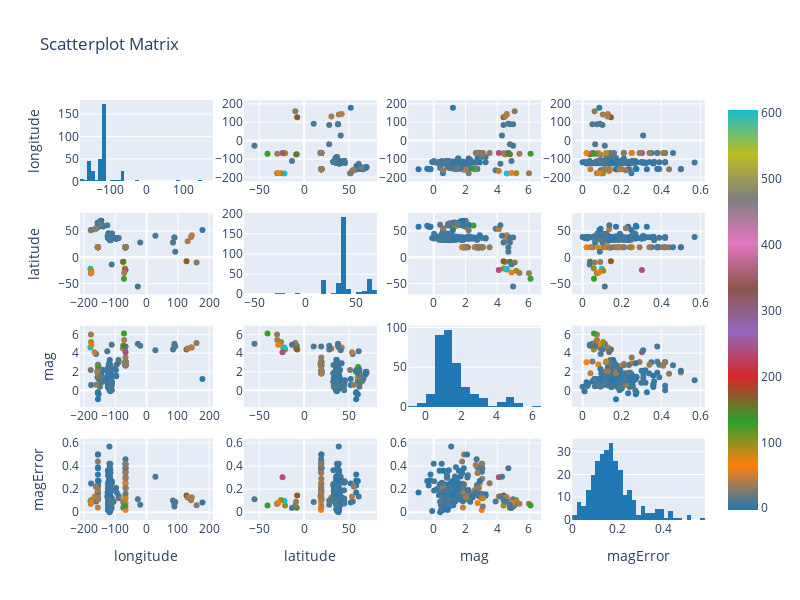

The cell this chart's notebook holds for it:
### Code cell
import plotly.figure_factory as ff
figure = ff.create_scatterplotmatrix(
    eq_data[['depth', 'longitude', 'latitude',      
        'mag','magError']],
    diag='histogram',
    index='depth',width=800, height=600)
figure

### Figure 1 — Plotly figure (JSON) as saved in the notebook; plotly's stock layout.template omitted (floating-point values rounded to 4 significant figures; data arrays with more than 128 entries replaced by an {"elided": "..."} marker saying what was removed)
{"data": [{"marker": {"color": "rgb(31, 119, 180)"}, "showlegend": false, "type": "histogram", "x": {"elided": "348 float values"}, "xaxis": "x", "yaxis": "y"}, {"marker": {"color": {"elided": "348 float values"}, "colorscale": [[0, "rgb(31, 119, 180)"], [0.1111, "rgb(255, 127, 14)"], [0.2222, "rgb(44, 160, 44)"], [0.3333, "rgb(214, 39, 40)"], [0.4444, "rgb(148, 103, 189)"], [0.5556, "rgb(140, 86, 75)"], [0.6667, "rgb(227, 119, 194)"], [0.7778, "rgb(127, 127, 127)"], [0.8889, "rgb(188, 189, 34)"], [1, "rgb(23, 190, 207)"]], "showscale": true, "size": 6}, "mode": "markers", "showlegend": false, "type": "scatter", "x": {"elided": "348 float values"}, "xaxis": "x2", "y": {"elided": "348 float values"}, "yaxis": "y2"}, {"marker": {"color": {"elided": "348 float values"}, "colorscale": [[0, "rgb(31, 119, 180)"], [0.1111, "rgb(255, 127, 14)"], [0.2222, "rgb(44, 160, 44)"], [0.3333, "rgb(214, 39, 40)"], [0.4444, "rgb(148, 103, 189)"], [0.5556, "rgb(140, 86, 75)"], [0.6667, "rgb(227, 119, 194)"], [0.7778, "rgb(127, 127, 127)"], [0.8889, "rgb(188, 189, 34)"], [1, "rgb(23, 190, 207)"]], "showscale": false, "size": 6}, "mode": "markers", "showlegend": false, "type": "scatter", "x": {"elided": "348 float values"}, "xaxis": "x3", "y": {"elided": "348 float values"}, "yaxis": "y3"}, {"marker": {"color": {"elided": "348 float values"}, "colorscale": [[0, "rgb(31, 119, 180)"], [0.1111, "rgb(255, 127, 14)"], [0.2222, "rgb(44, 160, 44)"], [0.3333, "rgb(214, 39, 40)"], [0.4444, "rgb(148, 103, 189)"], [0.5556, "rgb(140, 86, 75)"], [0.6667, "rgb(227, 119, 194)"], [0.7778, "rgb(127, 127, 127)"], [0.8889, "rgb(188, 189, 34)"], [1, "rgb(23, 190, 207)"]], "showscale": false, "size": 6}, "mode": "markers", "showlegend": false, "type": "scatter", "x": {"elided": "348 float values"}, "xaxis": "x4", "y": {"elided": "348 float values"}, "yaxis": "y4"}, {"marker": {"color": {"elided": "348 float values"}, "colorscale": [[0, "rgb(31, 119, 180)"], [0.1111, "rgb(255, 127, 14)"], [0.2222, "rgb(44, 160, 44)"], [0.3333, "rgb(214, 39, 40)"], [0.4444, "rgb(148, 103, 189)"], [0.5556, "rgb(140, 86, 75)"], [0.6667, "rgb(227, 119, 194)"], [0.7778, "rgb(127, 127, 127)"], [0.8889, "rgb(188, 189, 34)"], [1, "rgb(23, 190, 207)"]], "showscale": false, "size": 6}, "mode": "markers", "showlegend": false, "type": "scatter", "x": {"elided": "348 float values"}, "xaxis": "x5", "y": {"elided": "348 float values"}, "yaxis": "y5"}, {"marker": {"color": "rgb(31, 119, 180)"}, "showlegend": false, "type": "histogram", "x": {"elided": "348 float values"}, "xaxis": "x6", "yaxis": "y6"}, {"marker": {"color": {"elided": "348 float values"}, "colorscale": [[0, "rgb(31, 119, 180)"], [0.1111, "rgb(255, 127, 14)"], [0.2222, "rgb(44, 160, 44)"], [0.3333, "rgb(214, 39, 40)"], [0.4444, "rgb(148, 103, 189)"], [0.5556, "rgb(140, 86, 75)"], [0.6667, "rgb(227, 119, 194)"], [0.7778, "rgb(127, 127, 127)"], [0.8889, "rgb(188, 189, 34)"], [1, "rgb(23, 190, 207)"]], "showscale": false, "size": 6}, "mode": "markers", "showlegend": false, "type": "scatter", "x": {"elided": "348 float values"}, "xaxis": "x7", "y": {"elided": "348 float values"}, "yaxis": "y7"}, {"marker": {"color": {"elided": "348 float values"}, "colorscale": [[0, "rgb(31, 119, 180)"], [0.1111, "rgb(255, 127, 14)"], [0.2222, "rgb(44, 160, 44)"], [0.3333, "rgb(214, 39, 40)"], [0.4444, "rgb(148, 103, 189)"], [0.5556, "rgb(140, 86, 75)"], [0.6667, "rgb(227, 119, 194)"], [0.7778, "rgb(127, 127, 127)"], [0.8889, "rgb(188, 189, 34)"], [1, "rgb(23, 190, 207)"]], "showscale": false, "size": 6}, "mode": "markers", "showlegend": false, "type": "scatter", "x": {"elided": "348 float values"}, "xaxis": "x8", "y": {"elided": "348 float values"}, "yaxis": "y8"}, {"marker": {"color": {"elided": "348 float values"}, "colorscale": [[0, "rgb(31, 119, 180)"], [0.1111, "rgb(255, 127, 14)"], [0.2222, "rgb(44, 160, 44)"], [0.3333, "rgb(214, 39, 40)"], [0.4444, "rgb(148, 103, 189)"], [0.5556, "rgb(140, 86, 75)"], [0.6667, "rgb(227, 119, 194)"], [0.7778, "rgb(127, 127, 127)"], [0.8889, "rgb(188, 189, 34)"], [1, "rgb(23, 190, 207)"]], "showscale": false, "size": 6}, "mode": "markers", "showlegend": false, "type": "scatter", "x": {"elided": "348 float values"}, "xaxis": "x9", "y": {"elided": "348 float values"}, "yaxis": "y9"}, {"marker": {"color": {"elided": "348 float values"}, "colorscale": [[0, "rgb(31, 119, 180)"], [0.1111, "rgb(255, 127, 14)"], [0.2222, "rgb(44, 160, 44)"], [0.3333, "rgb(214, 39, 40)"], [0.4444, "rgb(148, 103, 189)"], [0.5556, "rgb(140, 86, 75)"], [0.6667, "rgb(227, 119, 194)"], [0.7778, "rgb(127, 127, 127)"], [0.8889, "rgb(188, 189, 34)"], [1, "rgb(23, 190, 207)"]], "showscale": false, "size": 6}, "mode": "markers", "showlegend": false, "type": "scatter", "x": {"elided": "348 float values"}, "xaxis": "x10", "y": {"elided": "348 float values"}, "yaxis": "y10"}, {"marker": {"color": "rgb(31, 119, 180)"}, "showlegend": false, "type": "histogram", "x": {"elided": "348 float values"}, "xaxis": "x11", "yaxis": "y11"}, {"marker": {"color": {"elided": "348 float values"}, "colorscale": [[0, "rgb(31, 119, 180)"], [0.1111, "rgb(255, 127, 14)"], [0.2222, "rgb(44, 160, 44)"], [0.3333, "rgb(214, 39, 40)"], [0.4444, "rgb(148, 103, 189)"], [0.5556, "rgb(140, 86, 75)"], [0.6667, "rgb(227, 119, 194)"], [0.7778, "rgb(127, 127, 127)"], [0.8889, "rgb(188, 189, 34)"], [1, "rgb(23, 190, 207)"]], "showscale": false, "size": 6}, "mode": "markers", "showlegend": false, "type": "scatter", "x": {"elided": "348 float values"}, "xaxis": "x12", "y": {"elided": "348 float values"}, "yaxis": "y12"}, {"marker": {"color": {"elided": "348 float values"}, "colorscale": [[0, "rgb(31, 119, 180)"], [0.1111, "rgb(255, 127, 14)"], [0.2222, "rgb(44, 160, 44)"], [0.3333, "rgb(214, 39, 40)"], [0.4444, "rgb(148, 103, 189)"], [0.5556, "rgb(140, 86, 75)"], [0.6667, "rgb(227, 119, 194)"], [0.7778, "rgb(127, 127, 127)"], [0.8889, "rgb(188, 189, 34)"], [1, "rgb(23, 190, 207)"]], "showscale": false, "size": 6}, "mode": "markers", "showlegend": false, "type": "scatter", "x": {"elided": "348 float values"}, "xaxis": "x13", "y": {"elided": "348 float values"}, "yaxis": "y13"}, {"marker": {"color": {"elided": "348 float values"}, "colorscale": [[0, "rgb(31, 119, 180)"], [0.1111, "rgb(255, 127, 14)"], [0.2222, "rgb(44, 160, 44)"], [0.3333, "rgb(214, 39, 40)"], [0.4444, "rgb(148, 103, 189)"], [0.5556, "rgb(140, 86, 75)"], [0.6667, "rgb(227, 119, 194)"], [0.7778, "rgb(127, 127, 127)"], [0.8889, "rgb(188, 189, 34)"], [1, "rgb(23, 190, 207)"]], "showscale": false, "size": 6}, "mode": "markers", "showlegend": false, "type": "scatter", "x": {"elided": "348 float values"}, "xaxis": "x14", "y": {"elided": "348 float values"}, "yaxis": "y14"}, {"marker": {"color": {"elided": "348 float values"}, "colorscale": [[0, "rgb(31, 119, 180)"], [0.1111, "rgb(255, 127, 14)"], [0.2222, "rgb(44, 160, 44)"], [0.3333, "rgb(214, 39, 40)"], [0.4444, "rgb(148, 103, 189)"], [0.5556, "rgb(140, 86, 75)"], [0.6667, "rgb(227, 119, 194)"], [0.7778, "rgb(127, 127, 127)"], [0.8889, "rgb(188, 189, 34)"], [1, "rgb(23, 190, 207)"]], "showscale": false, "size": 6}, "mode": "markers", "showlegend": false, "type": "scatter", "x": {"elided": "348 float values"}, "xaxis": "x15", "y": {"elided": "348 float values"}, "yaxis": "y15"}, {"marker": {"color": "rgb(31, 119, 180)"}, "showlegend": false, "type": "histogram", "x": {"elided": "348 float values"}, "xaxis": "x16", "yaxis": "y16"}], "layout": {"barmode": "stack", "height": 600, "showlegend": true, "title": {"text": "Scatterplot Matrix"}, "width": 800, "xaxis": {"anchor": "y", "domain": [0, 0.2125]}, "xaxis10": {"anchor": "y10", "domain": [0.2625, 0.475]}, "xaxis11": {"anchor": "y11", "domain": [0.525, 0.7375]}, "xaxis12": {"anchor": "y12", "domain": [0.7875, 1]}, "xaxis13": {"anchor": "y13", "domain": [0, 0.2125], "title": {"text": "longitude"}}, "xaxis14": {"anchor": "y14", "domain": [0.2625, 0.475], "title": {"text": "latitude"}}, "xaxis15": {"anchor": "y15", "domain": [0.525, 0.7375], "title": {"text": "mag"}}, "xaxis16": {"anchor": "y16", "domain": [0.7875, 1], "title": {"text": "magError"}}, "xaxis2": {"anchor": "y2", "domain": [0.2625, 0.475]}, "xaxis3": {"anchor": "y3", "domain": [0.525, 0.7375]}, "xaxis4": {"anchor": "y4", "domain": [0.7875, 1]}, "xaxis5": {"anchor": "y5", "domain": [0, 0.2125]}, "xaxis6": {"anchor": "y6", "domain": [0.2625, 0.475]}, "xaxis7": {"anchor": "y7", "domain": [0.525, 0.7375]}, "xaxis8": {"anchor": "y8", "domain": [0.7875, 1]}, "xaxis9": {"anchor": "y9", "domain": [0, 0.2125]}, "yaxis": {"anchor": "x", "domain": [0.8063, 1], "title": {"text": "longitude"}}, "yaxis10": {"anchor": "x10", "domain": [0.2687, 0.4625]}, "yaxis11": {"anchor": "x11", "domain": [0.2687, 0.4625]}, "yaxis12": {"anchor": "x12", "domain": [0.2687, 0.4625]}, "yaxis13": {"anchor": "x13", "domain": [0, 0.1938], "title": {"text": "magError"}}, "yaxis14": {"anchor": "x14", "domain": [0, 0.1938]}, "yaxis15": {"anchor": "x15", "domain": [0, 0.1938]}, "yaxis16": {"anchor": "x16", "domain": [0, 0.1938]}, "yaxis2": {"anchor": "x2", "domain": [0.8063, 1]}, "yaxis3": {"anchor": "x3", "domain": [0.8063, 1]}, "yaxis4": {"anchor": "x4", "domain": [0.8063, 1]}, "yaxis5": {"anchor": "x5", "domain": [0.5375, 0.7312], "title": {"text": "latitude"}}, "yaxis6": {"anchor": "x6", "domain": [0.5375, 0.7312]}, "yaxis7": {"anchor": "x7", "domain": [0.5375, 0.7312]}, "yaxis8": {"anchor": "x8", "domain": [0.5375, 0.7312]}, "yaxis9": {"anchor": "x9", "domain": [0.2687, 0.4625], "title": {"text": "mag"}}}}
